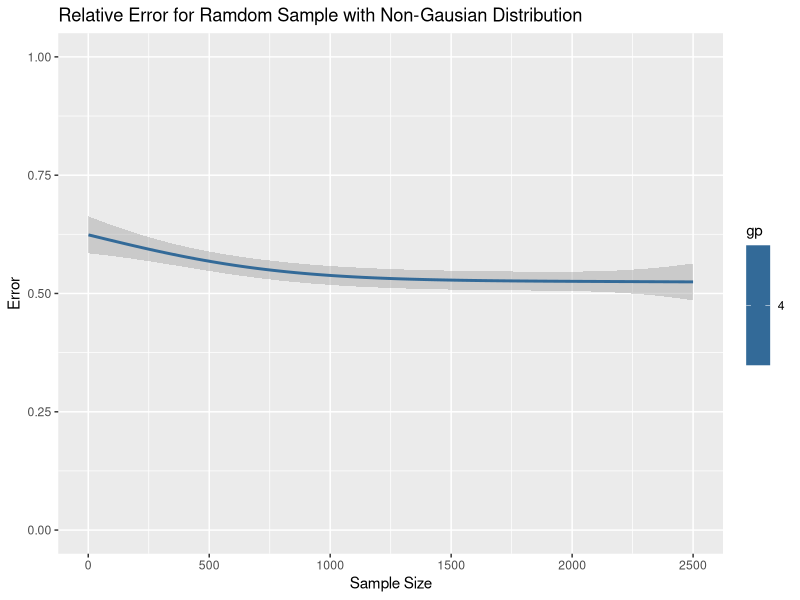

Source code (R):

# non-gussuain 

group_1 <- rbinom(500000, 1, 0.0001)
group_2 <- rbinom(100000, 1, 0.66)
group_3 <- rep(0, 400000)
group_4 <- rbinom(100000, 1, 0.85)
group_5 <- rbinom(400000, 1, 0.001)

y <- c(group_1, group_2, group_3, group_4, group_5)
actual_percent = sum(y)/length(y)

result <- data.frame(iteration= numeric(), 
                     err=numeric(),
                     group=numeric())
for (i in 1:2500) {
  sample_1 <- sample(y, i)
  sample_percent <- sum(sample_1)/i
  err <- abs(actual_percent - sample_percent)/actual_percent
  gp=1
  result <- rbind(result, c(i, err, gp))  
}
colnames(result) <- c("n", "err", "group")

# Non-Random Selection

counts <- seq(1,2500)

for (i in counts) {
  sample_1 <- y[1:i]
  sample_percent <- sum(sample_1)/i
  err <- abs(actual_percent - sample_percent)/actual_percent
  gp=4
  result <- rbind(result, c(i, err, gp))  
}

library(ggplot2)
p <- qplot(n,err, data=result, geom="smooth", color=gp, ylim=c(0.00, 1.0), 
           main="Relative Error for Ramdom Sample with Non-Gausian Distribution", 
           ylab="Error", xlab="Sample Size")  

p

